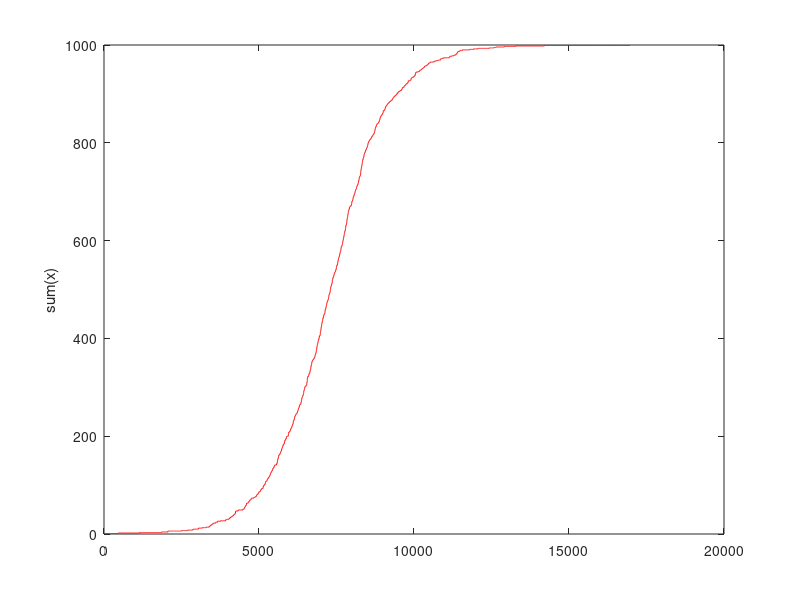
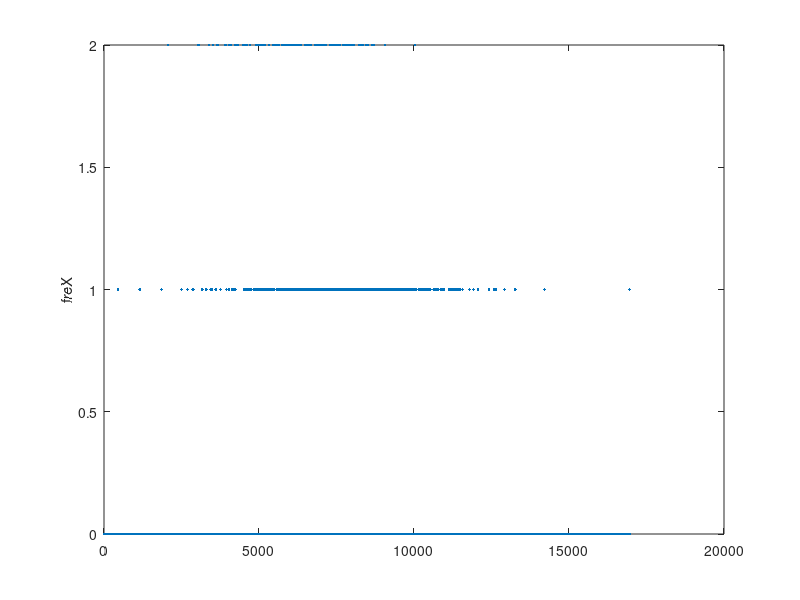
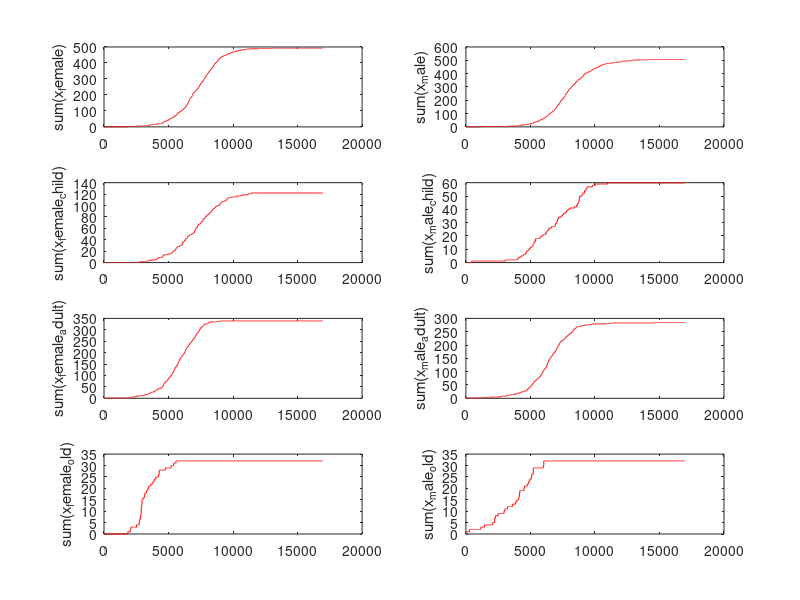

MATLAB code to generate these figures, in order:
%Gender and age are considered
%Complete graph
%Recovery time = inf
clc, clear all;
n = 1000; %population
x = zeros(1,n); 
n_male = ceil(50.7 * n /100); %male population
n_female = n - n_male; %female population
n_male_child = ceil(24.74 * n_male /100); % 0-14 male population
n_female_child = ceil(24.74 * n_female /100); % 0-14 female population
n_male_adult = ceil(68.69 * n_male /100); % 15-64 male population
n_female_adult = ceil(68.69 * n_female /100); % 15-64 female population
n_male_old = n_male - n_male_child - n_male_adult; % 65 or more male population
n_female_old = n_female - n_female_child - n_female_adult; % 65 or more female population
x_male = zeros(1, n_male);
x_female = zeros(1, n_female);
x_male_child = zeros(1, n_male_child);
x_female_child = zeros(1, n_female_child);
x_male_adult = zeros(1, n_male_adult);
x_female_adult = zeros(1, n_female_adult);
x_male_old = zeros(1, n_male_old);
x_female_old = zeros(1, n_female_old);
pf1 = 0.06;
pf2 = 0.46;
pf3 = 0.48;
pm1 = 0.06;
pm2 = 0.46;
pm3 = 0.48;

% initial point
if rand<0.6   %female are more risky
x_female(1)=1;
else
x_male(1)=1;
end
pf = [pf1, pf2, pf3];
pm = [pm1, pm2, pm3];
cumpf = cumsum(pf);
cumpm = cumsum(pm);
u = rand;
if (x_female(1)==1)
    for i = 1 : length(pf)
        if u <= cumpf(i)
            rf=i;
            break
        end
    end
    if rf == 1
        x_female_child(1)=1;
    elseif rf==2
        x_female_adult(1)=1;
    else
        x_female_old(1)=1;
    end
elseif (x_male(1)==1)
    for i = 1 : length(pm)
        if u <= cumpm(i)
            rm=i;
            break
        end
    end
    if rm == 1
        x_male_child(1)=1;
    elseif rm==2
        x_male_adult(1)=1;
    else
        x_male_old(1)=1;
    end
end

x(1)= 1;
t = 0;
Tx = [];
Tf = [];
Tm = [];
Tf1 = [];
Tf2=[];
Tf3 = [];
Tm1 = [];
Tm2=[];
Tm3 = [];
freX =[]

while sum(x)<n
    %choos 2 random person among male & female
    i1=randi(n_female);
    i2=randi(n_male);
    j1=randi(n_female);
    j2=randi(n_male);
    
    if rand<0.5
        i = i1;
    else
        i = i2;
    end
    if rand<0.5
        j = j1;
    else
        j = j2;
    end
        w=randi(3);
 
            urf11=randi(n_female_child);
            urf12=randi(n_female_adult);
            urf13=randi(n_female_old);  
            urm11=randi(n_male_child);
            urm12=randi(n_male_adult);
            urm13=randi(n_male_old);
    
    v = randi(3);
            urf21=randi(n_female_child);
            urf22=randi(n_female_adult);
            urf23=randi(n_female_old);
            urm21=randi(n_male_child);
            urm22=randi(n_male_adult);
            urm23=randi(n_male_old);

    if i==i1 && x_female(i)==1
        if j==j1 && rand<0.6
            x_female(j1)=1;
            x(randi(n))=1;
        elseif j==j2 && rand<0.4
            x_male(j2)=1;
            x(randi(n))=1;
        end
    elseif i==i2 && x_male(i)==1
        if j==j1 && rand<0.6
            x_female(j1)=1;
            x(randi(n))=1;
        elseif j==j2 && rand<0.4
            x_male(j2)=1;
            x(randi(n))=1;
        end       
    end
    
    if j==j1 && x_female(j)==1
        if i==i1 && rand<0.6
            x_female(i1)=1;
            x(randi(n))=1;
        elseif i==i2 && rand<0.4
            x_male(i2)=1;
            x(randi(n))=1;
        end
    elseif j==j2 && x_male(j)==1
        if i==i1 && rand<0.6
            x_female(i1)=1;
            x(randi(n))=1;
        elseif i==i2 && rand<0.4
            x_male(i2)=1;
            x(randi(n))=1;
        end       
    end   
    
 u = rand;
 if (x_female(i1)==1)
    for i = 1 : length(pf)
        if u <= cumpf(i)
            rf=i;
            break
        end
    end
    if rf == 1
        x_female_child(urf11)=1;
    elseif rf==2
        x_female_adult(urf12)=1;
    else
        x_female_old(urf13)=1;
    end
 elseif (x_male(i2)==1)
    for i = 1 : length(pm)
        if u <= cumpm(i)
            rm=i;
            break
        end
    end
    if rm == 1
        x_male_child(urm11)=1;
    elseif rm==2
        x_male_adult(urm12)=1;
    else
        x_male_old(urm13)=1;
    end
 end
u=rand;
  if (x_female(j1)==1)
    for i = 1 : length(pf)
        if u <= cumpf(i)
            rf=i;
            break
        end
    end
    if rf == 1
        x_female_child(urf21)=1;
    elseif rf==2
        x_female_adult(urf22)=1;
    else
        x_female_old(urf23)=1;
    end
elseif (x_male(j2)==1)
    for i = 1 : length(pm)
        if u <= cumpm(i)
            rm=i;
            break
        end
    end
    if rm == 1
        x_male_child(urm21)=1;
    elseif rm==2
        x_male_adult(urm22)=1;
    else
        x_male_old(urm23)=1;
    end
  end
    
    t = t+1
    Tx(t) = sum(x);
    if t>=2
        freX(t) = Tx(t)-Tx(t-1);
    end
    Tx(t)
    Tf(t) = sum(x_female);
    Tm(t) = sum(x_male);
    Tf1(t) = sum(x_female_child);
    Tf2(t)= sum(x_female_adult);
    Tf3(t) = sum(x_female_old);
    Tm1(t) = sum(x_male_child);
    Tm2(t) = sum(x_male_adult);
    Tm3(t) = sum(x_male_old);
    
end
figure 
plot(Tx,'r')
ylabel('sum(x)');
hold on
figure 
plot(freX,'.')
ylabel('freX');


figure
subplot(4,2,1)
plot(Tf,'r')
ylabel('sum(x_female)');
subplot(4,2,3)
plot(Tf1,'r')
ylabel('sum(x_female_child)');
subplot(4,2,5)
plot(Tf2,'r')
ylabel('sum(x_female_adult)');
subplot(4,2,7)
plot(Tf3,'r')
ylabel('sum(x_female_old)');
subplot(4,2,2)
plot(Tm,'r')
ylabel('sum(x_male)');
subplot(4,2,4)
plot(Tm1,'r')
ylabel('sum(x_male_child)');
subplot(4,2,6)
plot(Tm2,'r')
ylabel('sum(x_male_adult)');
subplot(4,2,8)
plot(Tm3,'r')
ylabel('sum(x_male_old)');
